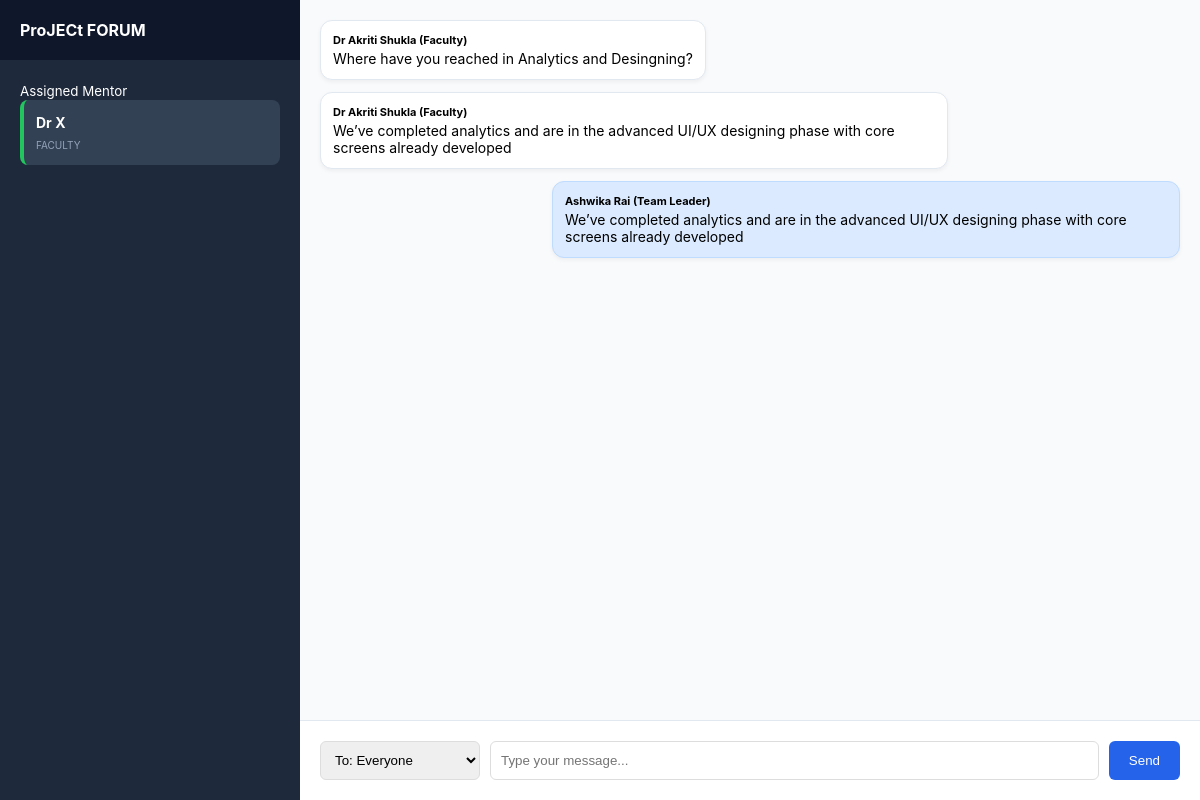
Screenshot of /htdocs/forum.php?project_id=10 (signed in) with the database file from the repository.
### tables this page shows
CREATE TABLE `projects` (
  `project_id` int(11) NOT NULL,
  `title` varchar(200) DEFAULT NULL,
  `team_name` varchar(100) DEFAULT NULL,
  `total_members` int(11) DEFAULT NULL,
  `project_file` varchar(255) DEFAULT NULL,
  `submission_date` timestamp NULL DEFAULT current_timestamp(),
  `description` text DEFAULT NULL,
  `project_type` enum('Minor','Major') DEFAULT NULL,
  `student_id` int(11) DEFAULT NULL,
  `mentor_id` int(11) DEFAULT NULL,
  `requested_faculty_name` varchar(100) DEFAULT NULL,
  `mentorship_request_status` varchar(20) DEFAULT 'Pending',
  `mentorship_request_date` timestamp NULL DEFAULT current_timestamp(),
  `status` enum('Proposed','Approved','Rejected') DEFAULT 'Proposed',
  `team_size` int(11) DEFAULT NULL,
  `leader_name` varchar(100) DEFAULT NULL,
  `leader_roll_no` varchar(50) DEFAULT NULL,
  `leader_branch` enum('AI&DS','CS','IT','ME','CE','IP','EE','EC','MT') NOT NULL,
  `leader_semester` enum('I','II','III','IV','V','VI','VII','VIII') NOT NULL,
  `leader_email` varchar(100) DEFAULT NULL,
  `leader_phone` varchar(20) DEFAULT NULL,
  `leader_sem` varchar(20) DEFAULT NULL,
  `member1_name` varchar(100) DEFAULT NULL,
  `member1_roll_no` varchar(50) DEFAULT NULL,
  `member1_branch` enum('AI&DS','CS','IT','ME','CE','IP','EE','EC','MT') DEFAULT NULL,
  `member1_email` varchar(100) DEFAULT NULL,
  `member1_phone` varchar(20) DEFAULT NULL,
  `member1_sem` enum('I','II','III','IV','V','VI','VII','VIII') DEFAULT NULL,
  `member2_name` varchar(100) DEFAULT NULL,
  `member2_roll_no` varchar(50) DEFAULT NULL,
  `member2_branch` enum('AI&DS','CS','IT','ME','CE','IP','EE','EC','MT') DEFAULT NULL,
  `member2_email` varchar(100) DEFAULT NULL,
  `member2_phone` varchar(20) DEFAULT NULL,
  `member2_sem` enum('I','II','III','IV','V','VI','VII','VIII') DEFAULT NULL,
  `member3_name` varchar(100) DEFAULT NULL,
  `member3_roll_no` varchar(50) DEFAULT NULL,
  `member3_branch` enum('AI&DS','CS','IT','ME','CE','IP','EE','EC','MT') DEFAULT NULL,
  `member3_email` varchar(100) DEFAULT NULL,
  `member3_phone` varchar(20) DEFAULT NULL,
  `member3_sem` enum('I','II','III','IV','V','VI','VII','VIII') DEFAULT NULL
);

CREATE TABLE `forum_messages` (
  `msg_id` int(11) NOT NULL,
  `project_id` int(11) DEFAULT NULL,
  `sender_id` int(11) DEFAULT NULL,
  `sender_name` varchar(100) DEFAULT NULL,
  `sender_role` varchar(50) DEFAULT NULL,
  `message` text DEFAULT NULL,
  `is_private` tinyint(1) DEFAULT 0,
  `sent_at` timestamp NOT NULL DEFAULT current_timestamp()
);

### htdocs/forum.php (the view, shortened to what this page needs)
<?php
include "db.php";
$project_id = intval($_GET['project_id']);
$user_id = $_SESSION['user_id'];
$user_role = $_SESSION['role'];
$project_res = $conn->query("SELECT * FROM projects WHERE project_id = $project_id");
$project = $project_res->fetch_assoc();
?>
<!DOCTYPE html>
<html>
<head>
</head>
<body>
<div class="sidebar">
    <div class="sidebar-header">ProJECt FORUM</div>
    <div class="info-section">
        <?php if($user_role == 'Faculty'): ?>
            <small>Active Team Members</small>
            <div class="card active"><h5><?= $project['leader_name'] ?></h5><small>Team Leader</small></div>
            <?php for($i=1;$i<=3;$i++) if(!empty($project["member{$i}_name"])): ?>
                <div class="card"><h5><?= $project["member{$i}_name"] ?></h5><small>Member <?= $i ?></small></div>
            <?php endif; ?>
        <?php else: ?>
            <small>Assigned Mentor</small>
            <div class="card active"><h5><?= $project['requested_faculty_name'] ?></h5><small>Faculty</small></div>
        <?php endif; ?>
    </div>
</div>
<div class="chat-main">
    <div class="msg-container" id="chatBox">
        <?php
        $query = "SELECT * FROM forum_messages WHERE project_id = $project_id AND (
                    is_private = 0 OR
                    (is_private = 1 AND (sender_id = $user_id OR '$user_role' = 'Faculty'))
                  ) ORDER BY sent_at ASC";
        $msgs = $conn->query($query);
        while($m = $msgs->fetch_assoc()):
            $class = ($m['sender_id'] == $user_id) ? "my-msg" : (($m['is_private'] == 1) ? "private" : "public");
        ?>
            <div class="bubble <?= $class ?>">
                <span class="role-tag"><?= htmlspecialchars($m['sender_name']) ?> (<?= $m['sender_role'] ?>)</span>
                <?= nl2br(htmlspecialchars($m['message'])) ?>
            </div>
        <?php endwhile; ?>
    </div>
    <form class="footer" method="POST">
        <div class="controls">
            <select name="privacy">
                <option value="0">To: Everyone</option>
            </select>
            <input type="text" name="message" placeholder="Type your message..." required style="flex-grow:1;">
            <button type="submit" name="send_msg">Send</button>
        </div>
    </form>
</div>
</body>
</html>

### htdocs/forum.php (style rules this page uses)
:root { --sidebar-bg: #1e293b; --accent: #2563eb; --private-bubble: #fff7ed; }
body { font-family: 'Inter', sans-serif; display: flex; height: 100vh; margin: 0; background: #f1f5f9; }
.sidebar { width: 300px; background: var(--sidebar-bg); color: white; display: flex; flex-direction: column; }
.sidebar-header { padding: 20px; background: #0f172a; font-weight: bold; }
.info-section { padding: 20px; flex-grow: 1; }
.card { background: #334155; padding: 12px; border-radius: 8px; margin-bottom: 10px; border-left: 4px solid #94a3b8; }
.card.active { border-left-color: #22c55e; }
.card small { font-size: 10px; color: #94a3b8; text-transform: uppercase; }
.card h5 { margin: 2px 0; font-size: 14px; }
.chat-main { flex-grow: 1; display: flex; flex-direction: column; background: white; }
.msg-container { flex-grow: 1; padding: 20px; overflow-y: auto; display: flex; flex-direction: column; gap: 12px; background: #f8fafc; }
.bubble { padding: 12px; border-radius: 12px; max-width: 70%; font-size: 14px; box-shadow: 0 2px 4px rgba(0,0,0,0.05); }
.public { background: white; border: 1px solid #e2e8f0; align-self: flex-start; }
.my-msg { align-self: flex-end; background: #dbeafe; border: 1px solid #bfdbfe; }
.role-tag { font-weight: bold; font-size: 11px; display: block; margin-bottom: 3px; }
.footer { padding: 20px; border-top: 1px solid #e2e8f0; display: flex; flex-direction: column; gap: 10px; }
.controls { display: flex; gap: 10px; }
input, select { padding: 10px; border-radius: 6px; border: 1px solid #ddd; }
button { background: var(--accent); color: white; border: none; padding: 10px 20px; border-radius: 6px; cursor: pointer; }

### rows the page displays
projects: requested_faculty_name "Dr X"
forum_messages: sender_name "Dr Akriti Shukla", sender_role "Faculty", message "Where have you reached in Analytics and Desingning?"
forum_messages: sender_name "Dr Akriti Shukla", sender_role "Faculty", message "We’ve completed analytics and are in the advanced UI/UX designing phase with core screens already developed"
forum_messages: sender_name "Ashwika Rai", sender_role "Team Leader", message "We’ve completed analytics and are in the advanced UI/UX designing phase with core screens already developed"
